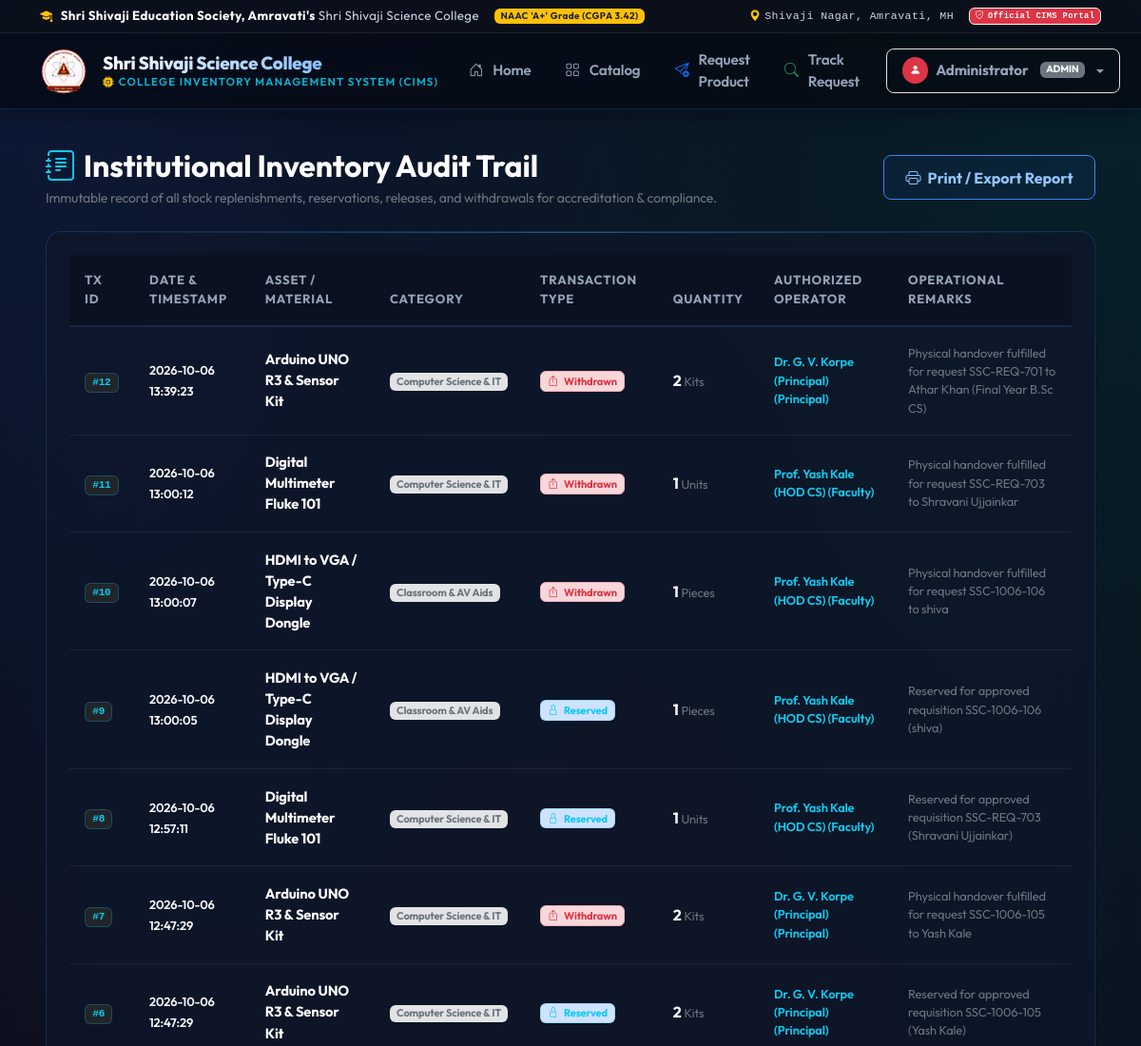
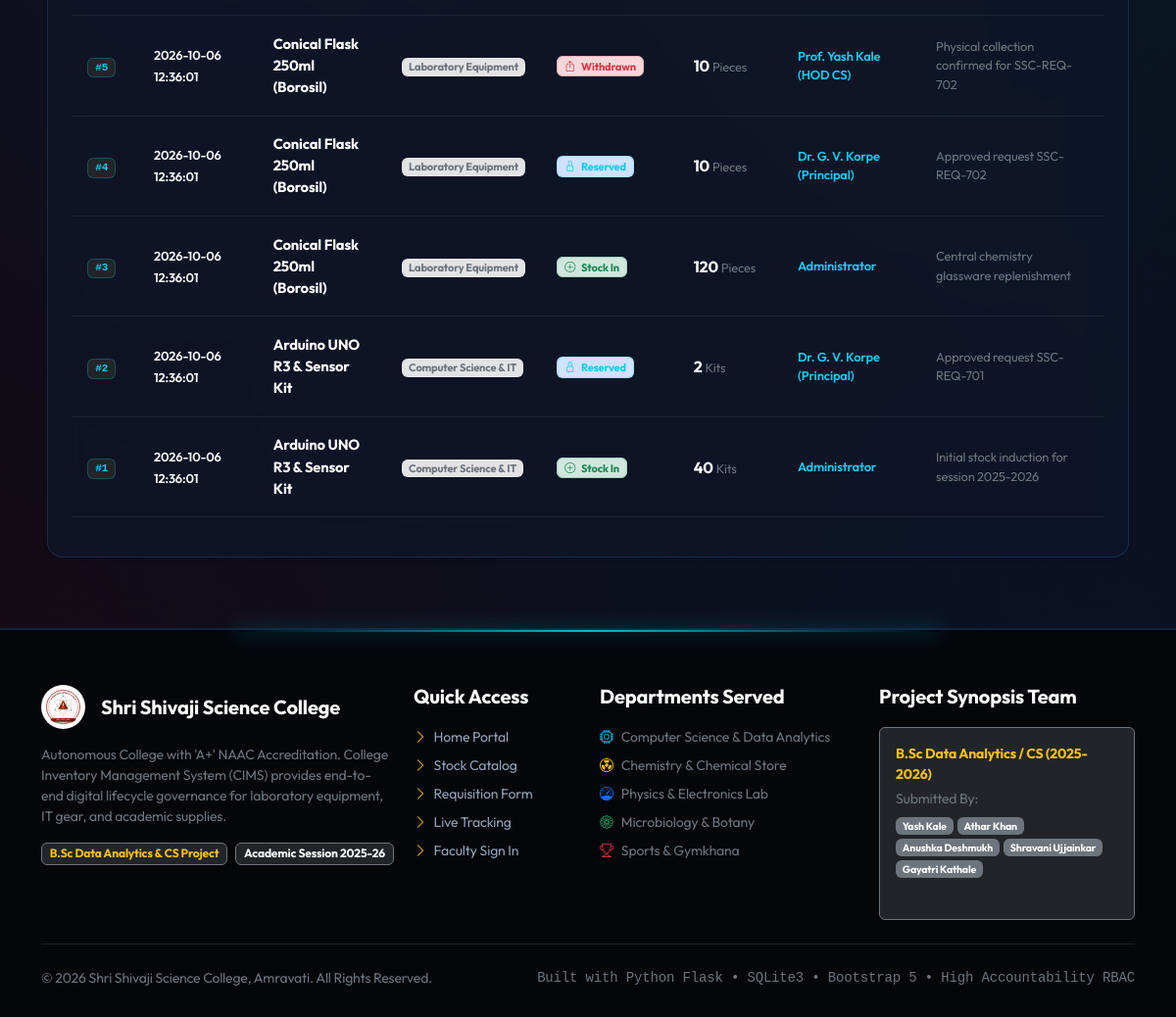
Screenshot of /audit-logs (signed in) with the database file from the repository (2 pictures, top to bottom).
### tables this page shows
CREATE TABLE inventory_transactions (
        transaction_id INTEGER PRIMARY KEY AUTOINCREMENT,
        item_id INTEGER NOT NULL,
        transaction_type TEXT NOT NULL CHECK(transaction_type IN ('stock_in', 'reservation', 'release', 'withdrawal', 'adjustment')),
        quantity INTEGER NOT NULL,
        performed_by TEXT NOT NULL,
        remarks TEXT,
        created_at TIMESTAMP DEFAULT CURRENT_TIMESTAMP,
        FOREIGN KEY (item_id) REFERENCES inventory_items (item_id)
    );

CREATE TABLE inventory_items (
        item_id INTEGER PRIMARY KEY AUTOINCREMENT,
        item_name TEXT NOT NULL,
        category_id INTEGER NOT NULL,
        department TEXT NOT NULL,
        physical_quantity INTEGER NOT NULL DEFAULT 0,
        reserved_quantity INTEGER NOT NULL DEFAULT 0,
        minimum_quantity INTEGER NOT NULL DEFAULT 5,
        unit TEXT NOT NULL DEFAULT 'Units',
        location TEXT DEFAULT 'Central Store / Dept Lab',
        description TEXT,
        last_updated TIMESTAMP DEFAULT CURRENT_TIMESTAMP,
        FOREIGN KEY (category_id) REFERENCES categories (category_id)
    );

CREATE TABLE categories (
        category_id INTEGER PRIMARY KEY AUTOINCREMENT,
        category_name TEXT UNIQUE NOT NULL,
        icon TEXT DEFAULT 'bi-box-seam',
        description TEXT
    );

### app.py (the view)
@app.route('/audit-logs')
@login_required
def audit_logs():
    db = get_db()
    transactions = db.execute("""
        SELECT t.*, i.item_name, c.category_name, i.unit
        FROM inventory_transactions t
        JOIN inventory_items i ON t.item_id = i.item_id
        JOIN categories c ON i.category_id = c.category_id
        ORDER BY t.transaction_id DESC
        LIMIT 100
    """).fetchall()
    return render_template('audit_logs.html', transactions=transactions)

### app.py (called while the page is built)
def get_db():
    if 'db' not in g:
        g.db = sqlite3.connect(DB_PATH)
        g.db.row_factory = sqlite3.Row
        g.db.execute("PRAGMA foreign_keys = ON")
    return g.db

def login_required(f):
    @wraps(f)
    def decorated_function(*args, **kwargs):
        if 'user_id' not in session:
            flash('Please log in with your credentials to access this portal section.', 'warning')
            return redirect(url_for('login'))
        return f(*args, **kwargs)
    return decorated_function

### templates/audit_logs.html (shortened to what this page needs)
{% extends "base.html" %}
{% block content %}
<div class="container-fluid py-4 px-md-5">
  <div class="d-flex flex-wrap justify-content-between align-items-center mb-4">
    <div>
      <h2 class="fw-bold mb-1 text-white"><i class="bi bi-journal-text text-info me-2"></i>Institutional Inventory Audit Trail</h2>
      <p class="text-secondary small m-0">Immutable record of all stock replenishments, reservations, releases, and withdrawals for accreditation & compliance.</p>
    </div>
    <div>
      <button class="btn btn-cims-outline" onclick="window.print()">
        <i class="bi bi-printer me-1"></i> Print / Export Report
      </button>
    </div>
  </div>
  <div class="card glass-card p-4 shadow-sm">
    <div class="table-responsive">
      <table class="table table-cims">
        <thead>
          <tr>
            <th>Tx ID</th>
            <th>Date & Timestamp</th>
            <th>Asset / Material</th>
            <th>Category</th>
            <th>Transaction Type</th>
            <th>Quantity</th>
            <th>Authorized Operator</th>
            <th>Operational Remarks</th>
          </tr>
        </thead>
        <tbody>
          {% for t in transactions %}
            <tr>
              <td>
                <span class="badge bg-dark text-info border border-info border-opacity-25 font-monospace">#{{ t.transaction_id }}</span>
              </td>
              <td>
                <span class="small text-light fw-semibold">{{ t.created_at }}</span>
              </td>
              <td>
                <span class="fw-bold text-white">{{ t.item_name }}</span>
              </td>
              <td>
                <span class="badge bg-secondary-subtle text-secondary">{{ t.category_name }}</span>
              </td>
              <td>
                {% if t.transaction_type == 'stock_in' %}
                  <span class="badge bg-success-subtle text-success border border-success-subtle"><i class="bi bi-plus-circle me-1"></i> Stock In</span>
                {% elif t.transaction_type == 'reservation' %}
                  <span class="badge bg-primary-subtle text-info border border-info border-opacity-25"><i class="bi bi-lock me-1"></i> Reserved</span>
                {% elif t.transaction_type == 'withdrawal' %}
                  <span class="badge bg-danger-subtle text-danger border border-danger-subtle"><i class="bi bi-box-arrow-up me-1"></i> Withdrawn</span>
                {% elif t.transaction_type == 'release' %}
                  <span class="badge bg-warning-subtle text-warning border border-warning-subtle"><i class="bi bi-unlock me-1"></i> Released</span>
                {% else %}
                  <span class="badge bg-dark text-light border border-secondary">{{ t.transaction_type }}</span>
                {% endif %}
              </td>
              <td>
                <span class="fw-bold fs-6 text-light">{{ t.quantity }}</span> <small class="text-secondary">{{ t.unit }}</small>
              </td>
              <td>
                <div class="small fw-semibold text-info">{{ t.performed_by }}</div>
              </td>
              <td>
                <div class="small text-secondary">{{ t.remarks or 'N/A' }}</div>
              </td>
            </tr>
          {% endfor %}
        </tbody>
      </table>
    </div>
  </div>
</div>
{% endblock %}

### static/css/style.css (style rules this page uses)
:root { --bg-deep: #07090e; --bg-surface: #0b0f19; --bg-card: rgba(15, 23, 42, 0.72); --bg-card-hover: rgba(22, 36, 68, 0.85); --accent-blue: #3b82f6; --accent-electric: #2563eb; --accent-cyan: #06b6d4; --accent-sky: #38bdf8; --accent-glow: rgba(59, 130, 246, 0.45); --accent-glow-strong: rgba(6, 182, 212, 0.6); --heritage-maroon: #e11d48; --heritage-gold: #f59e0b; --status-pending: #f59e0b; --status-approved: #3b82f6; --status-completed: #10b981; --status-declined: #ef4444; --text-main: #f8fafc; --text-secondary: #94a3b8; --text-muted: #64748b; --text-highlight: #ffffff; --glass-border: rgba(59, 130, 246, 0.22); --glass-border-subtle: rgba(255, 255, 255, 0.08); --glass-border-hover: rgba(56, 189, 248, 0.55); --glass-blur: blur(20px); --glass-shadow: 0 10px 30px -10px rgba(0, 0, 0, 0.7), 0 0 25px rgba(37, 99, 235, 0.12); --glass-shadow-hover: 0 20px 40px -10px rgba(0, 0, 0, 0.8), 0 0 35px rgba(6, 182, 212, 0.25); --radius-sm: 8px; --radius-md: 16px; --radius-lg: 24px; }
* { box-sizing: border-box; }
body { font-family: 'Outfit', 'Plus Jakarta Sans', sans-serif; background-color: var(--bg-deep); background-image: radial-gradient(at 0% 0%, rgba(37, 99, 235, 0.18) 0px, transparent 50%), radial-gradient(at 100% 0%, rgba(6, 182, 212, 0.14) 0px, transparent 50%), radial-gradient(at 50% 50%, rgba(15, 23, 42, 0.6) 0px, transparent 100%), radial-gradient(at 100% 100%, rgba(30, 58, 138, 0.22) 0px, transparent 50%), radial-gradient(at 0% 100%, rgba(136, 19, 55, 0.15) 0px, transparent 50%); background-attachment: fixed; color: var(--text-main); min-height: 100vh; display: flex; flex-direction: column; overflow-x: hidden; letter-spacing: -0.01em; }
.glass-card { background: var(--bg-card); backdrop-filter: var(--glass-blur); -webkit-backdrop-filter: var(--glass-blur); border: 1px solid var(--glass-border); border-radius: var(--radius-md); box-shadow: var(--glass-shadow); transition: all 0.35s cubic-bezier(0.16, 1, 0.3, 1); position: relative; overflow: hidden; }
.glass-card::before { content: ''; position: absolute; top: 0; left: 0; right: 0; height: 1px; background: linear-gradient(90deg, transparent, rgba(56, 189, 248, 0.4), transparent); }
.btn-cims-outline { border: 1.5px solid var(--accent-blue); color: #93c5fd !important; background: rgba(37, 99, 235, 0.08); font-weight: 700; border-radius: var(--radius-sm); padding: 0.65rem 1.4rem; backdrop-filter: blur(10px); transition: all 0.3s ease; cursor: pointer; }
.table, .table > :not(caption) > * > * { background-color: transparent !important; color: #e2e8f0 !important; box-shadow: none !important; }
.table-cims { border-collapse: separate; border-spacing: 0; width: 100%; background-color: transparent !important; }
.table-cims thead th { background-color: rgba(11, 17, 32, 0.95) !important; font-size: 0.82rem; font-weight: 700; text-transform: uppercase; letter-spacing: 0.8px; color: #94a3b8 !important; border-bottom: 2px solid var(--glass-border) !important; padding: 1.1rem 1rem; }
.table-cims tbody td { padding: 1.1rem 1rem; vertical-align: middle; border-bottom: 1px solid rgba(255, 255, 255, 0.07) !important; font-size: 0.92rem; color: #e2e8f0 !important; background-color: transparent !important; }

### rows the page displays
inventory_transactions: transaction_id "12", created_at "2026-10-06 13:39:23", item_name "Arduino UNO R3 & Sensor Kit", category_name "Computer Science & IT", transaction_type "withdrawal" (drawn), quantity "2", unit "Kits", performed_by "Dr. G. V. Korpe (Principal) (Principal)", remarks "Physical handover fulfilled for request SSC-REQ-701 to Athar Khan (Final Year B.Sc CS)"
inventory_transactions: transaction_id "11", created_at "2026-10-06 13:00:12", item_name "Digital Multimeter Fluke 101", category_name "Computer Science & IT", transaction_type "withdrawal" (drawn), quantity "1", unit "Units", performed_by "Prof. Yash Kale (HOD CS) (Faculty)", remarks "Physical handover fulfilled for request SSC-REQ-703 to Shravani Ujjainkar"
inventory_transactions: transaction_id "10", created_at "2026-10-06 13:00:07", item_name "HDMI to VGA / Type-C Display Dongle", category_name "Classroom & AV Aids", transaction_type "withdrawal" (drawn), quantity "1", unit "Pieces", performed_by "Prof. Yash Kale (HOD CS) (Faculty)", remarks "Physical handover fulfilled for request SSC-1006-106 to shiva"
inventory_transactions: transaction_id "9", created_at "2026-10-06 13:00:05", item_name "HDMI to VGA / Type-C Display Dongle", category_name "Classroom & AV Aids", transaction_type "reservation" (drawn), quantity "1", unit "Pieces", performed_by "Prof. Yash Kale (HOD CS) (Faculty)", remarks "Reserved for approved requisition SSC-1006-106 (shiva)"
inventory_transactions: transaction_id "8", created_at "2026-10-06 12:57:11", item_name "Digital Multimeter Fluke 101", category_name "Computer Science & IT", transaction_type "reservation" (drawn), quantity "1", unit "Units", performed_by "Prof. Yash Kale (HOD CS) (Faculty)", remarks "Reserved for approved requisition SSC-REQ-703 (Shravani Ujjainkar)"
inventory_transactions: transaction_id "7", created_at "2026-10-06 12:47:29", item_name "Arduino UNO R3 & Sensor Kit", category_name "Computer Science & IT", transaction_type "withdrawal" (drawn), quantity "2", unit "Kits", performed_by "Dr. G. V. Korpe (Principal) (Principal)", remarks "Physical handover fulfilled for request SSC-1006-105 to Yash Kale"
inventory_transactions: transaction_id "6", created_at "2026-10-06 12:47:29", item_name "Arduino UNO R3 & Sensor Kit", category_name "Computer Science & IT", transaction_type "reservation" (drawn), quantity "2", unit "Kits", performed_by "Dr. G. V. Korpe (Principal) (Principal)", remarks "Reserved for approved requisition SSC-1006-105 (Yash Kale)"
inventory_transactions: transaction_id "5", created_at "2026-10-06 12:36:01", item_name "Conical Flask 250ml (Borosil)", category_name "Laboratory Equipment", transaction_type "withdrawal" (drawn), quantity "10", unit "Pieces", performed_by "Prof. Yash Kale (HOD CS)", remarks "Physical collection confirmed for SSC-REQ-702"
inventory_transactions: transaction_id "4", created_at "2026-10-06 12:36:01", item_name "Conical Flask 250ml (Borosil)", category_name "Laboratory Equipment", transaction_type "reservation" (drawn), quantity "10", unit "Pieces", performed_by "Dr. G. V. Korpe (Principal)", remarks "Approved request SSC-REQ-702"
inventory_transactions: transaction_id "3", created_at "2026-10-06 12:36:01", item_name "Conical Flask 250ml (Borosil)", category_name "Laboratory Equipment", transaction_type "stock_in" (drawn), quantity "120", unit "Pieces", performed_by "Administrator", remarks "Central chemistry glassware replenishment"
inventory_transactions: transaction_id "2", created_at "2026-10-06 12:36:01", item_name "Arduino UNO R3 & Sensor Kit", category_name "Computer Science & IT", transaction_type "reservation" (drawn), quantity "2", unit "Kits", performed_by "Dr. G. V. Korpe (Principal)", remarks "Approved request SSC-REQ-701"
inventory_transactions: transaction_id "1", created_at "2026-10-06 12:36:01", item_name "Arduino UNO R3 & Sensor Kit", category_name "Computer Science & IT", transaction_type "stock_in" (drawn), quantity "40", unit "Kits", performed_by "Administrator", remarks "Initial stock induction for session 2025-2026"

### other values shown
{{ session.get('user_name', 'Faculty') }} "Administrator"
{{ session.get('role') }} "ADMIN"
